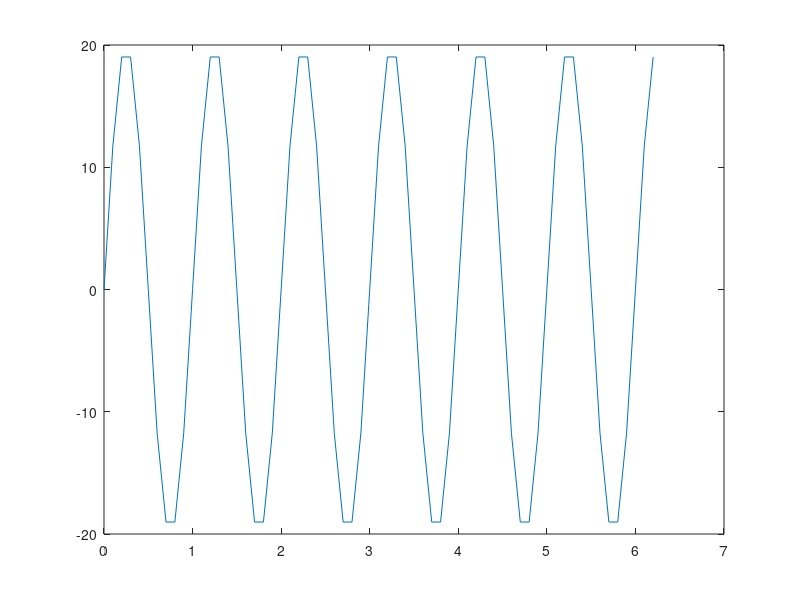

Reproduce this figure in MATLAB.
F(20) = struct('cdata',[],'colormap',[]);
% Record the movie
for j = 1:20 
    t=0:0.1:2*pi;
    plot(t,j*sin(2*pi*t));
    F(j) = getframe;
end
